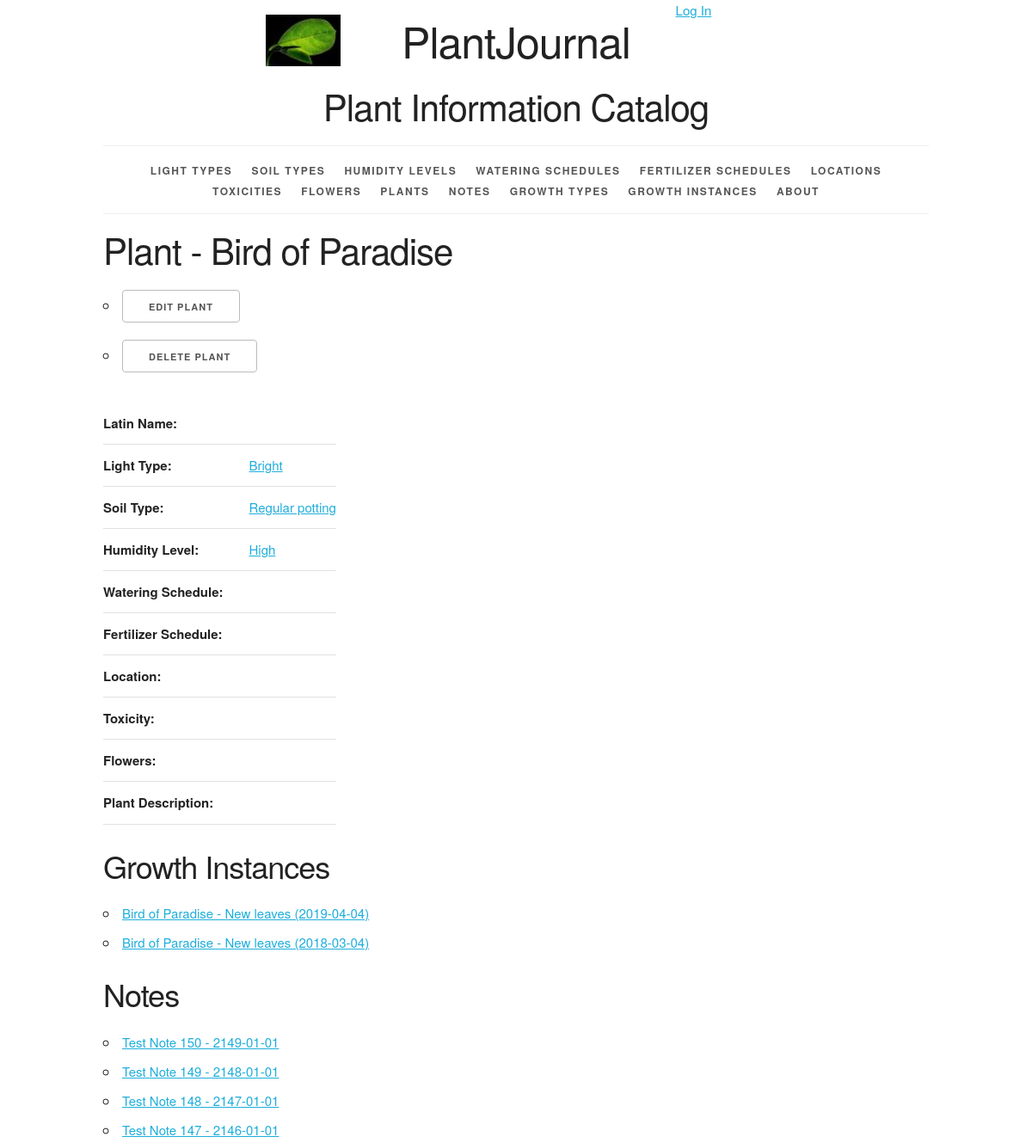
/plant/4/ (upper part), run on an earlier commit of the app's database.
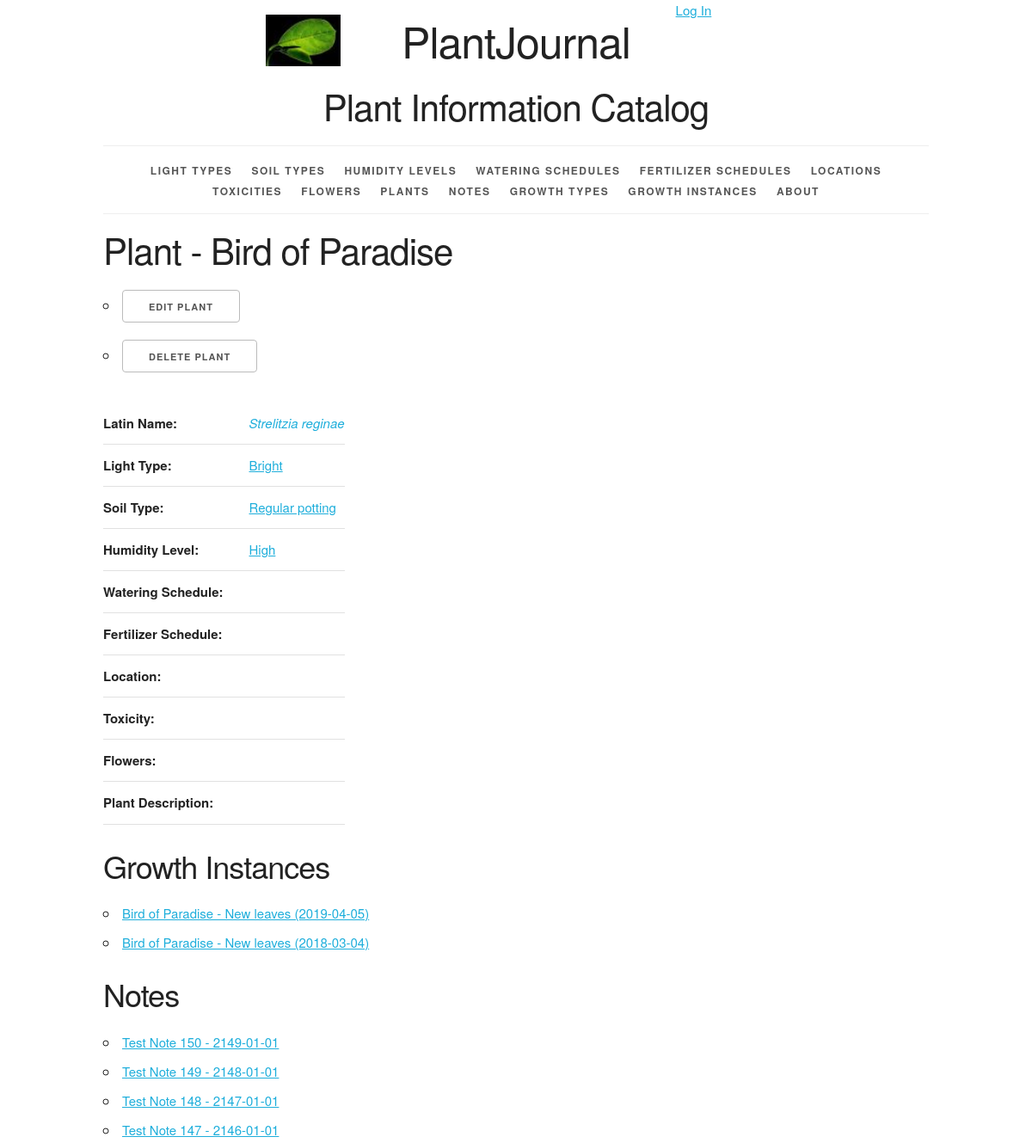
And on a later commit of the database.
### plantjournal/models.py (models this page shows, shortened)
class Plant(models.Model):
    plant_id = models.AutoField(primary_key=True)
    plant_name = models.CharField(max_length=45)
    plant_number = models.CharField(max_length=45, blank=True, default='')
    plant_nickname = models.CharField(max_length=45, blank=True, default='')
    plant_latin_name = models.CharField(max_length=100, blank=True, default='')
    plant_description = models.TextField(blank=True, default='')
    light = models.ForeignKey(Light, related_name='plants', on_delete=models.PROTECT, blank=True, null=True, default='')
    soil = models.ForeignKey(Soil, related_name='plants', on_delete=models.PROTECT, blank=True, null=True, default='')
    humidity = models.ForeignKey(Humidity, related_name='plants', on_delete=models.PROTECT, blank=True, null=True,
                                 default='')
    water = models.ForeignKey(Water, related_name='plants', on_delete=models.PROTECT, blank=True, null=True, default='')
    fertilizer = models.ForeignKey(Fertilizer, related_name='plants', on_delete=models.PROTECT, blank=True, null=True,
                                   default='')
    toxicity = models.ForeignKey(Toxicity, related_name='plants', on_delete=models.PROTECT, blank=True, null=True,
                                 default='')
    location = models.ForeignKey(Location, related_name='plants', on_delete=models.PROTECT, blank=True, null=True,
                                 default='')
    flower = models.ForeignKey(Flower, related_name='plants', on_delete=models.PROTECT, blank=True, null=True,
                               default='')
    def __str__(self):
        if self.plant_number == '':
            if self.plant_nickname == '':
                return '%s' % self.plant_name
            else:
                return '%s (%s)' % (self.plant_name, self.plant_nickname)
        else:
            if self.plant_nickname == '':
                return '%s %s' % (self.plant_name, self.plant_number)
            else:
                return '%s %s (%s)' % (self.plant_name, self.plant_number, self.plant_nickname)
    def get_update_url(self):
        return reverse('plantjournal_plant_update_urlpattern',
                       kwargs={'pk': self.pk})
    def get_delete_url(self):
        return reverse('plantjournal_plant_delete_urlpattern',
                       kwargs={'pk': self.pk})
    class Meta:
        ordering = ['plant_name', 'plant_number', 'plant_nickname']
        unique_together = (('plant_name', 'plant_number', 'plant_nickname'),)

class Light(models.Model):
    light_id = models.AutoField(primary_key=True)
    light_type = models.CharField(max_length=45, unique=True)
    def __str__(self):
        return '%s' % self.light_type
    def get_absolute_url(self):
        return reverse('plantjournal_light_detail_urlpattern',
                       kwargs={'pk': self.pk})
    class Meta:
        ordering = ['light_type']

class Soil(models.Model):
    soil_id = models.AutoField(primary_key=True)
    soil_type = models.CharField(max_length=45, unique=True)
    def __str__(self):
        return '%s' % self.soil_type
    def get_absolute_url(self):
        return reverse('plantjournal_soil_detail_urlpattern',
                       kwargs={'pk': self.pk})
    class Meta:
        ordering = ['soil_type']

class Humidity(models.Model):
    humidity_id = models.AutoField(primary_key=True)
    humidity_level = models.CharField(max_length=45, unique=True)
    def __str__(self):
        return '%s' % self.humidity_level
    def get_absolute_url(self):
        return reverse('plantjournal_humidity_detail_urlpattern',
                       kwargs={'pk': self.pk})
    class Meta:
        ordering = ['humidity_level']
        verbose_name_plural = 'humidities'

class GrowthInstance(models.Model):
    growth_instance_id = models.AutoField(primary_key=True)
    growth_instance_date = models.DateField(default='00/00/0000')
    plant = models.ForeignKey(Plant, related_name='growth_instances', on_delete=models.PROTECT)
    growth_type = models.ForeignKey(GrowthType, related_name='growth_instances', on_delete=models.PROTECT)
    def __str__(self):
        return '%s - %s (%s)' % (self.plant, self.growth_type, self.growth_instance_date)
    def get_absolute_url(self):
        return reverse('plantjournal_growthinstance_detail_urlpattern',
                       kwargs={'pk': self.pk})
    class Meta:
        ordering = ['-growth_instance_date', 'plant', 'growth_type']
        unique_together = (('plant', 'growth_type', 'growth_instance_date'),)

class GrowthType(models.Model):
    growth_type_id = models.AutoField(primary_key=True)
    growth_type_name = models.CharField(max_length=45, unique=True)
    def __str__(self):
        return '%s' % self.growth_type_name
    class Meta:
        ordering = ['growth_type_name']

class Note(models.Model):
    note_id = models.AutoField(primary_key=True)
    note_date = models.DateField(default='00/00/0000')
    note_name = models.CharField(max_length=45)
    note_body = models.TextField()
    plant = models.ForeignKey(Plant, related_name='notes', on_delete=models.PROTECT)
    def __str__(self):
        return '%s - %s' % (self.note_name, self.note_date)
    def get_absolute_url(self):
        return reverse('plantjournal_note_detail_urlpattern',
                       kwargs={'pk': self.pk})
    class Meta:
        ordering = ['-note_date', 'note_name']
        unique_together = (('note_date', 'note_name'),)

### plantjournal/views.py (the view)
class PlantDetail(View):
    def get(self, request, pk):
        plant = get_object_or_404(
            Plant,
            pk=pk
        )
        plant_latin_name = plant.plant_latin_name
        plant_description = plant.plant_description
        light = plant.light
        soil = plant.soil
        humidity = plant.humidity
        water = plant.water
        fertilizer = plant.fertilizer
        location = plant.location
        toxicity = plant.toxicity
        flower = plant.flower
        growth_instance_list = plant.growth_instances.all()
        note_list = plant.notes.all()
        return render(
            request,
            'plantjournal/plant_detail.html',
            {'plant': plant,
             'plant_latin_name': plant_latin_name,
             'plant_description': plant_description,
             'light': light,
             'soil': soil,
             'humidity': humidity,
             'water': water,
             'fertilizer': fertilizer,
             'location': location,
             'toxicity': toxicity,
             'flower': flower,
             'growthinstance_list': growth_instance_list,
             'note_list': note_list}
        )

### plantjournal/templates/plantjournal/plant_detail.html (shortened to what this page needs)
{% extends 'plantjournal/base.html' %}
{% block content %}
    <h2>Plant - {{ plant }}</h2>
    <ul>
        <li>
            <a href="{{ plant.get_update_url }}" class="button">
                Edit Plant
            </a>
        </li>
        <li>
            <a href="{{ plant.get_delete_url }}" class="button">
                Delete Plant
            </a>
        </li>
    </ul>
    <section>
        <table>
            <tr>
                <th>Latin Name:</th>
                <td>
                    {% if plant_latin_name != None %}
                        <a><em>{{ plant_latin_name }}</em></a>
                    {% else %}
                        {{ '' }}
                    {% endif %}
                </td>
            </tr>
            <tr>
                <th>Light Type:</th>
                <td>
                    {% if light != None %}
                        <a href="{{ light.get_absolute_url }}">{{ light }}</a>
                    {% else %}
                        {{ '' }}
                    {% endif %}
                </td>
            </tr>
            <tr>
                <th>Soil Type:</th>
                <td>
                    {% if soil != None %}
                        <a href="{{ soil.get_absolute_url }}">{{ soil }}</a>
                    {% else %}
                        {{ '' }}
                    {% endif %}
                </td>
            </tr>
            <tr>
                <th>Humidity Level:</th>
                <td>
                    {% if humidity != None %}
                        <a href="{{ humidity.get_absolute_url }}">{{ humidity }}</a>
                    {% else %}
                        {{ '' }}
                    {% endif %}
                </td>
            </tr>
            <tr>
                <th>Watering Schedule:</th>
                <td>
                </td>
            </tr>
            <tr>
                <th>Fertilizer Schedule:</th>
                <td>
                </td>
            </tr>
            <tr>
                <th>Location:</th>
                <td>
                </td>
            </tr>
            <tr>
                <th>Toxicity:</th>
                <td>
                </td>
            </tr>
            <tr>
                <th>Flowers:</th>
                <td>
                </td>
            </tr>
            <tr>
                <th>Plant Description:</th>
                <td>
                </td>
            </tr>
        </table>
    </section>
    <section>
        <h3>Growth Instances</h3>
        <ul>
            {% for growthinstance in growthinstance_list %}
                <li>
                    <a href="{{ growthinstance.get_absolute_url }}">{{ growthinstance }}</a>
                </li>
            {% empty %}
                <li><em>There are currently no growth instances for this plant.</em></li>
            {% endfor %}
        </ul>
        <h3>Notes</h3>
        <ul>
            {% for note in note_list %}
                <li>
                    <a href="{{ note.get_absolute_url }}">{{ note }}</a>
                </li>
            {% empty %}
                <li><em>There are currently no notes associated with this plant.</em></li>
            {% endfor %}
        </ul>
    </section>
{% endblock %}

### plantjournal/templates/plantjournal/base.html (shortened to what this page needs)
{% load staticfiles %}
<!DOCTYPE html>
<html lang="en">
<head>
    <link rel="stylesheet" type="text/css"
          href="{% static 'plantjournal/normalize.css' %}">
    <link rel="stylesheet" type="text/css"
          href="{% static 'plantjournal/skeleton.css' %}">
    <link rel="stylesheet" type="text/css"
          href="{% static 'plantjournal/style.css' %}">
</head>
<body>
<div class="container">
    <div class="offset-by-eight four columns">
        <ul class="inline">
            {% if user.is_authenticated %}
                <li><a href="{% url 'logout_urlpattern' %}">
                    Log Out, {{ user.get_username }}
                </a></li>
            {% else %}
                <li><a href="{% url 'login_urlpattern' %}">
                    Log In
                </a></li>
            {% endif %}
        </ul>
    </div>
    <header class="row">
        <div class="offset-by-one ten columns">
            <h1 class="logo">PlantJournal</h1>
            <h2>Plant Information Catalog</h2>
        </div>
    </header>
    <nav>
        <ul>
            <li>
                <a href="{% url 'plantjournal_light_list_urlpattern' %}">
                    Light Types</a></li>
            <li>
                <a href="{% url 'plantjournal_soil_list_urlpattern' %}">
                    Soil Types</a></li>
            <li>
                <a href="{% url 'plantjournal_humidity_list_urlpattern' %}">
                    Humidity Levels</a></li>
            <li>
                <a href="{% url 'plantjournal_water_list_urlpattern' %}">
                    Watering Schedules</a></li>
            <li>
                <a href="{% url 'plantjournal_fertilizer_list_urlpattern' %}">
                    Fertilizer Schedules</a></li>
            <li>
                <a href="{% url 'plantjournal_location_list_urlpattern' %}">
                    Locations</a></li>
            <li>
                <a href="{% url 'plantjournal_toxicity_list_urlpattern' %}">
                    Toxicities</a></li>
            <li>
                <a href="{% url 'plantjournal_flower_list_urlpattern' %}">
                    Flowers</a></li>
            <li>
                <a href="{% url 'plantjournal_plant_list_urlpattern' %}">
                    Plants</a></li>
            <li>
                <a href="{% url 'plantjournal_note_list_urlpattern' %}">
                    Notes</a></li>
            <li>
                <a href="{% url 'plantjournal_growthtype_list_urlpattern' %}">
                    Growth Types</a></li>
            <li>
                <a href="{% url 'plantjournal_growthinstance_list_urlpattern' %}">
                    Growth Instances</a></li>
            <li>
                <a href="{% url 'about_urlpattern' %}">
                    About</a></li>
        </ul>
    </nav>
    <main>
    {% block content %}{% endblock %}
    </main>
</div>
</body>
</html>

What changed in the data, as far as the page shows it:
changed Plant "Bird of Paradise": plant_latin_name (not shown) → "Strelitzia reginae"
changed GrowthInstance: plant+growth_type+growth_instance_date "Bird of Paradise - New leaves (2019-04-04)" → "Bird of Paradise - New leaves (2019-04-05)"
